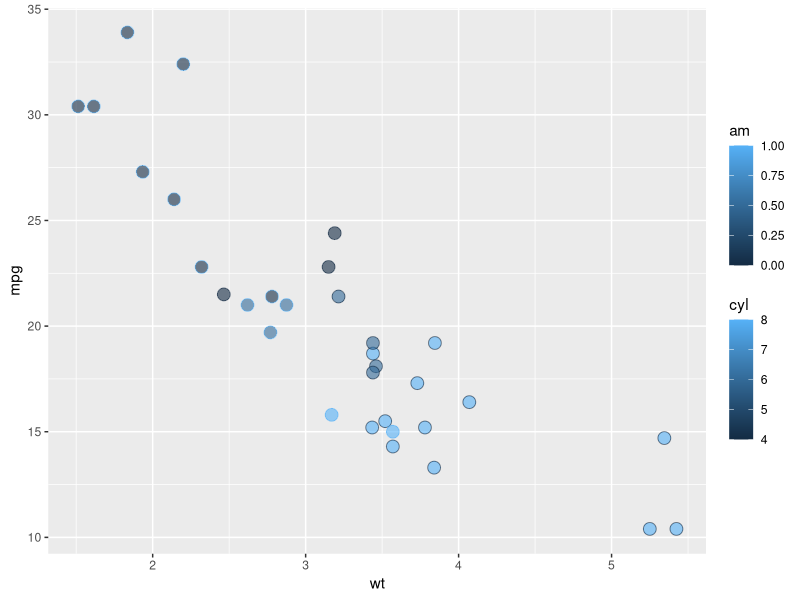

Write the R code that produced this figure.
## ---- chunk 1
library(dplyr)
library(ggplot2)
## ---- chunk 2
mt_plt <- mtcars %>% ggplot(aes(x=disp, y=mpg))
## ---- chunk 3
ggplot(mtcars, aes(x=wt, y=mpg, fill=cyl, col=am)) +
  geom_point(shape=21, size=4, alpha=0.6)
